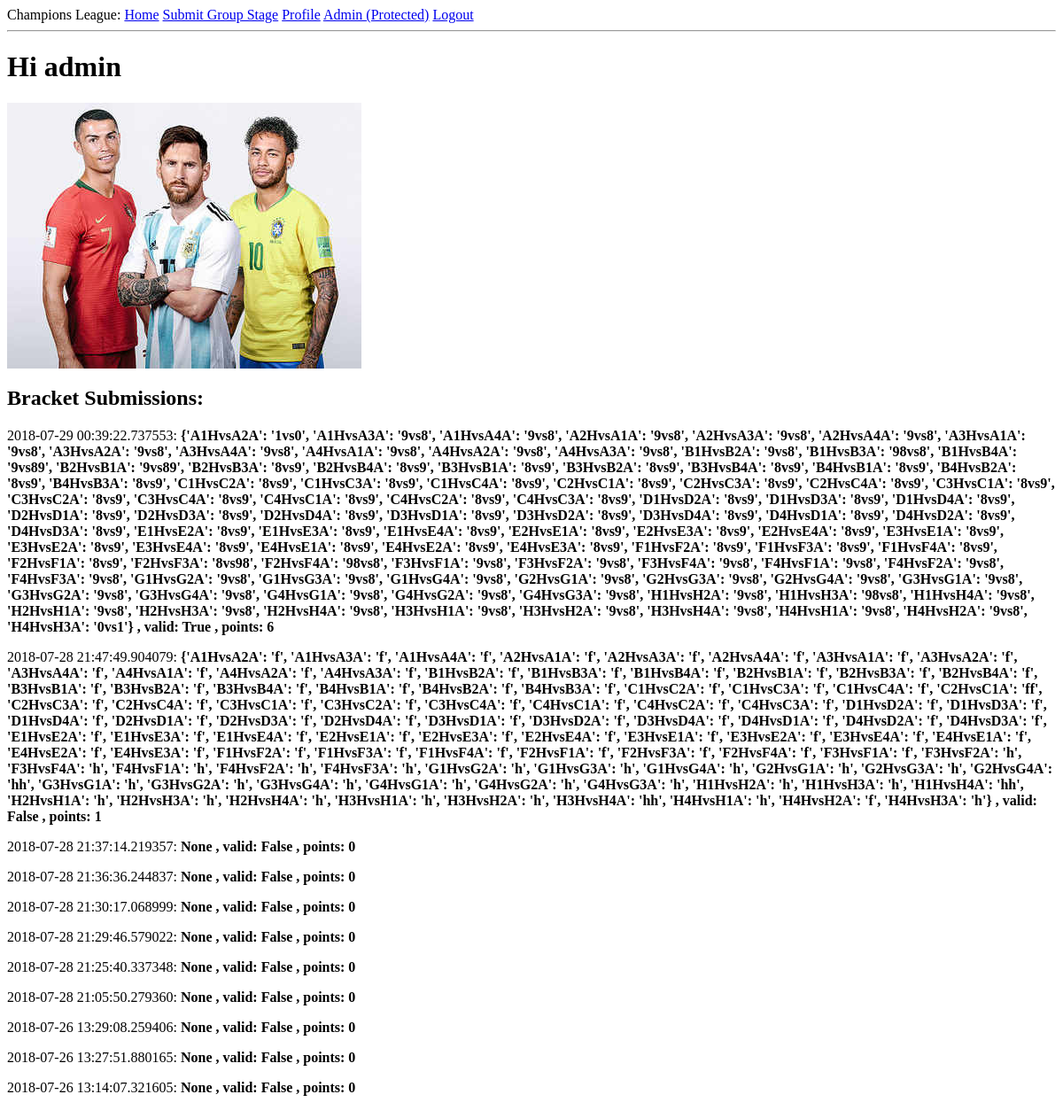
The app's page /profile (signed in), older data.
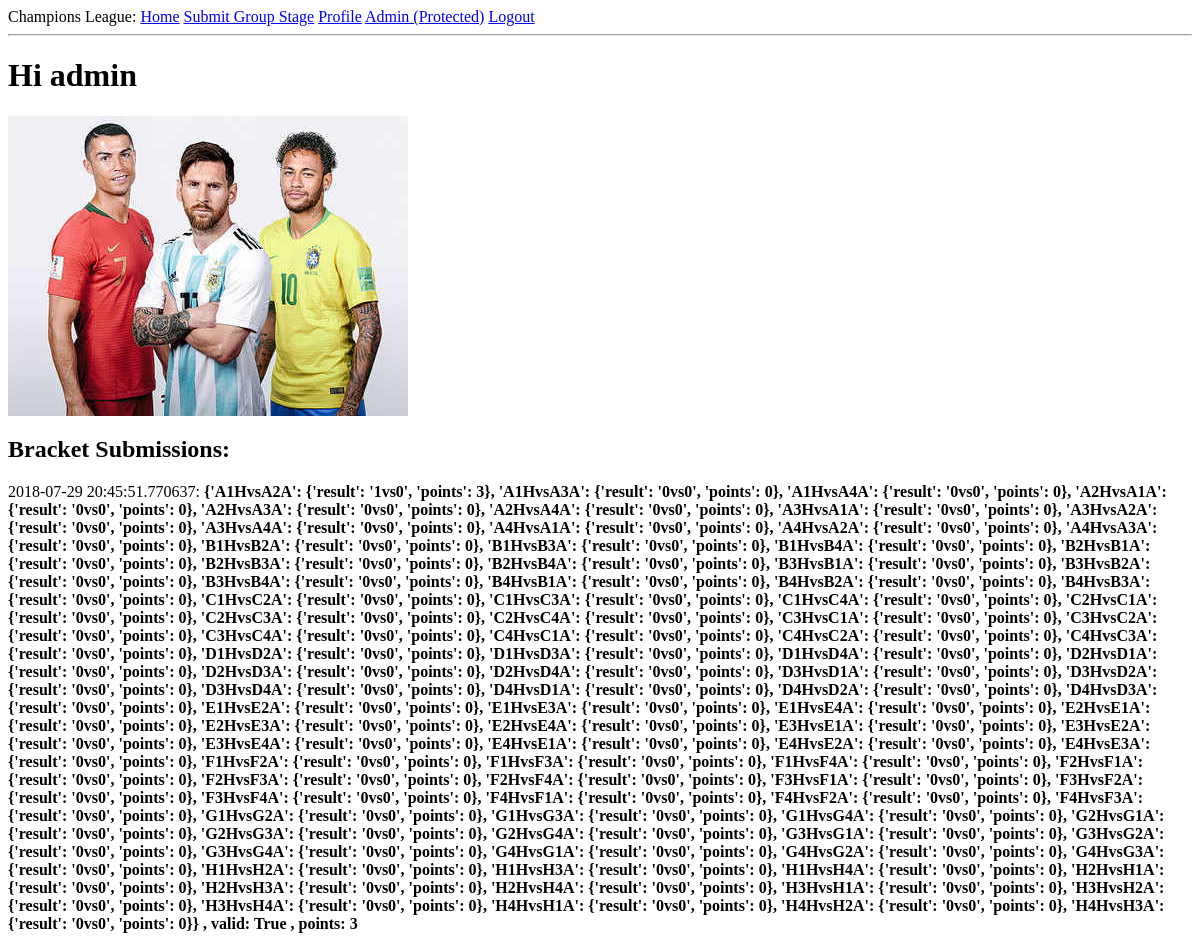
The same page, newer data.
### app/models.py (models this page shows, shortened)
class Post(db.Model):
	id = db.Column(db.Integer, primary_key=True)
	timestamp = db.Column(db.DateTime, index=True, default=datetime.utcnow)
	user_id = db.Column(db.Integer, db.ForeignKey('user.id'))
	bracket = db.Column(db.PickleType)
	points = db.Column(db.Integer)
	valid = db.Column(db.Boolean, default=False) # Post is only valid if it's the latest submission for a user
	group_stage_guess = db.Column(db.PickleType)
	R16_guess = db.Column(db.PickleType)
	QF_guess = db.Column(db.PickleType)
	SF_guess = db.Column(db.PickleType)
	F_guess = db.Column(db.PickleType)
	def get_group_guess(self):
		if self.group_stage_guess:
			return pickle.loads(self.group_stage_guess)
		return None

### app/routes.py (the view)
@app.route('/profile')
@login_required
def profile():
	posts=Post.query.filter_by(user_id=current_user.id).order_by(desc('timestamp')).all()
	return render_template('profile.html', posts=posts)

### app/models.py (called while the page is built)
@login.user_loader
def load_user(id):
	return User.query.get(int(id))

### app/templates/profile.html
{% extends "base.html" %}
{% block content %}
    <h1>Hi {{ current_user.username }}</h1>
    <img src="/static/img/cr_messi_ney.jpg"  height="300" alt="">
    <h2>Bracket Submissions:</h2>
    {% for post in posts %}
    <div><p>{{ post.timestamp }}: <b>{{ post.get_group_guess() }}</b> <b>, valid: {{ post.valid }}</b> <b>, points: {{ post.points }}</b></p></div>
    {% endfor %}
{% endblock %}

Row changes from the older to the newer data that the page shows:
removed Post: timestamp "2018-07-29 00:39:22.737553", get_group_guess "{'A1HvsA2A': '1vs0', 'A1HvsA3A': '9vs8', 'A1HvsA4A': '9vs8', 'A2HvsA1A': '9vs8', 'A2HvsA3A': '9vs8', 'A2HvsA4A': '9vs8', 'A3HvsA1A': '9vs8', 'A3HvsA2A': '9vs8', 'A3HvsA4A': '9vs8', 'A4HvsA1A': '9vs8', 'A4HvsA2A': '9vs8', 'A4HvsA3A': '9vs8', 'B1HvsB2A': '9vs8', 'B1HvsB3A': '98vs8', 'B1HvsB4A': '9vs89', 'B2HvsB1A': '9vs89', 'B2HvsB3A': '8vs9', 'B2HvsB4A': '8vs9', 'B3HvsB1A': '8vs9', 'B3HvsB2A': '8vs9', 'B3HvsB4A': '8vs9', 'B4HvsB1A': '8vs9', 'B4HvsB2A': '8vs9', 'B4HvsB3A': '8vs9', 'C1HvsC2A': '8vs9', 'C1HvsC3A': '8vs9', 'C1HvsC4A': '8vs9', 'C2HvsC1A': '8vs9', 'C2HvsC3A': '8vs9', 'C2HvsC4A': '8vs9', 'C3HvsC1A': '8vs9', 'C3HvsC2A': '8vs9', 'C3HvsC4A': '8vs9', 'C4HvsC1A': '8vs9', 'C4HvsC2A':…", valid "True", points "6"
removed Post: timestamp "2018-07-28 21:47:49.904079", get_group_guess "{'A1HvsA2A': 'f', 'A1HvsA3A': 'f', 'A1HvsA4A': 'f', 'A2HvsA1A': 'f', 'A2HvsA3A': 'f', 'A2HvsA4A': 'f', 'A3HvsA1A': 'f', 'A3HvsA2A': 'f', 'A3HvsA4A': 'f', 'A4HvsA1A': 'f', 'A4HvsA2A': 'f', 'A4HvsA3A': 'f', 'B1HvsB2A': 'f', 'B1HvsB3A': 'f', 'B1HvsB4A': 'f', 'B2HvsB1A': 'f', 'B2HvsB3A': 'f', 'B2HvsB4A': 'f', 'B3HvsB1A': 'f', 'B3HvsB2A': 'f', 'B3HvsB4A': 'f', 'B4HvsB1A': 'f', 'B4HvsB2A': 'f', 'B4HvsB3A': 'f', 'C1HvsC2A': 'f', 'C1HvsC3A': 'f', 'C1HvsC4A': 'f', 'C2HvsC1A': 'ff', 'C2HvsC3A': 'f', 'C2HvsC4A': 'f', 'C3HvsC1A': 'f', 'C3HvsC2A': 'f', 'C3HvsC4A': 'f', 'C4HvsC1A': 'f', 'C4HvsC2A': 'f', 'C4HvsC3A': 'f', 'D1HvsD2A': 'f', 'D1HvsD3A': 'f', 'D1HvsD4A': 'f', 'D2HvsD1A': 'f', 'D2HvsD3A': 'f',…", valid "False", points "1"
removed Post: timestamp "2018-07-28 21:37:14.219357", get_group_guess "None", valid "False", points "0"
removed Post: timestamp "2018-07-28 21:36:36.244837", get_group_guess "None", valid "False", points "0"
removed Post: timestamp "2018-07-28 21:30:17.068999", get_group_guess "None", valid "False", points "0"
removed Post: timestamp "2018-07-28 21:29:46.579022", get_group_guess "None", valid "False", points "0"
removed Post: timestamp "2018-07-28 21:25:40.337348", get_group_guess "None", valid "False", points "0"
removed Post: timestamp "2018-07-28 21:05:50.279360", get_group_guess "None", valid "False", points "0"
removed Post: timestamp "2018-07-26 13:29:08.259406", get_group_guess "None", valid "False", points "0"
removed Post: timestamp "2018-07-26 13:27:51.880165", get_group_guess "None", valid "False", points "0"
changed Post: timestamp "2018-07-26 13:14:07.321605" → "2018-07-29 20:45:51.770637"; get_group_guess "None" → "{'A1HvsA2A': {'result': '1vs0', 'points': 3}, 'A1HvsA3A': {'result': '0vs0', 'points': 0}, 'A1HvsA4A': {'result': '0vs0', 'points': 0}, 'A2HvsA1A': {'result': '0vs0', 'points': 0}, 'A2HvsA3A': {'result': '0vs0', 'points': 0}, 'A2HvsA4A': {'result': '0vs0', 'points': 0}, 'A3HvsA1A': {'result': '0vs0', 'points': 0}, 'A3HvsA2A': {'result': '0vs0', 'points': 0}, 'A3HvsA4A': {'result': '0vs0', 'points': 0}, 'A4HvsA1A': {'result': '0vs0', 'points': 0}, 'A4HvsA2A': {'result': '0vs0', 'points': 0}, 'A4HvsA3A': {'result': '0vs0', 'points': 0}, 'B1HvsB2A': {'result': '0vs0', 'points': 0}, 'B1HvsB3A': {'result': '0vs0', 'points': 0}, 'B1HvsB4A': {'result': '0vs0', 'points': 0}, 'B2HvsB1A': {'result':…"; valid "False" → "True"; points "0" → "3"
